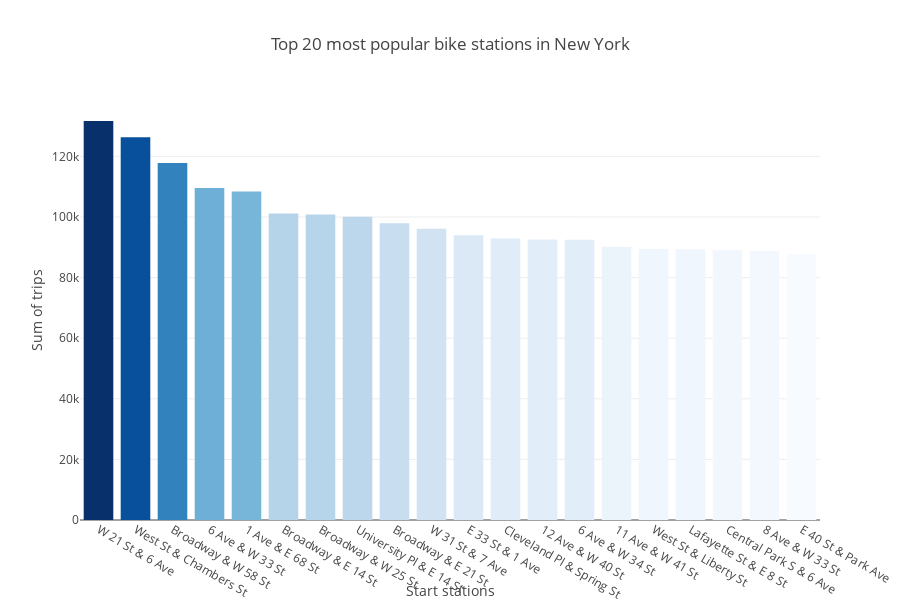

The notebook cell saved with this chart:
### Code cell
## Bar chart

fig.update_layout(
    title = 'Top 20 most popular bike stations in New York',
    xaxis_title = 'Start stations',
    yaxis_title ='Sum of trips',
    width = 900, height = 600
)

### Figure 1 — Plotly figure (JSON) as saved in the notebook; plotly's stock layout.template omitted (floating-point values rounded to 4 significant figures)
{"data": [{"marker": {"color": [131679, 126290, 117797, 109542, 108412, 101115, 100784, 100089, 97958, 96157, 93955, 92880, 92550, 92487, 90159, 89417, 89318, 89062, 88789, 87752], "colorscale": [[0, "rgb(247,251,255)"], [0.125, "rgb(222,235,247)"], [0.25, "rgb(198,219,239)"], [0.375, "rgb(158,202,225)"], [0.5, "rgb(107,174,214)"], [0.625, "rgb(66,146,198)"], [0.75, "rgb(33,113,181)"], [0.875, "rgb(8,81,156)"], [1, "rgb(8,48,107)"]]}, "type": "bar", "x": ["W 21 St & 6 Ave", "West St & Chambers St", "Broadway & W 58 St", "6 Ave & W 33 St", "1 Ave & E 68 St", "Broadway & E 14 St", "Broadway & W 25 St", "University Pl & E 14 St", "Broadway & E 21 St", "W 31 St & 7 Ave", "E 33 St & 1 Ave", "Cleveland Pl & Spring St", "12 Ave & W 40 St", "6 Ave & W 34 St", "11 Ave & W 41 St", "West St & Liberty St", "Lafayette St & E 8 St", "Central Park S & 6 Ave", "8 Ave & W 33 St", "E 40 St & Park Ave"], "y": [131679, 126290, 117797, 109542, 108412, 101115, 100784, 100089, 97958, 96157, 93955, 92880, 92550, 92487, 90159, 89417, 89318, 89062, 88789, 87752]}], "layout": {"height": 600, "title": {"text": "Top 20 most popular bike stations in New York"}, "width": 900, "xaxis": {"autorange": true, "range": [-0.5, 19.5], "title": {"text": "Start stations"}, "type": "category"}, "yaxis": {"autorange": true, "range": [0, 138600.0], "title": {"text": "Sum of trips"}, "type": "linear"}}}
